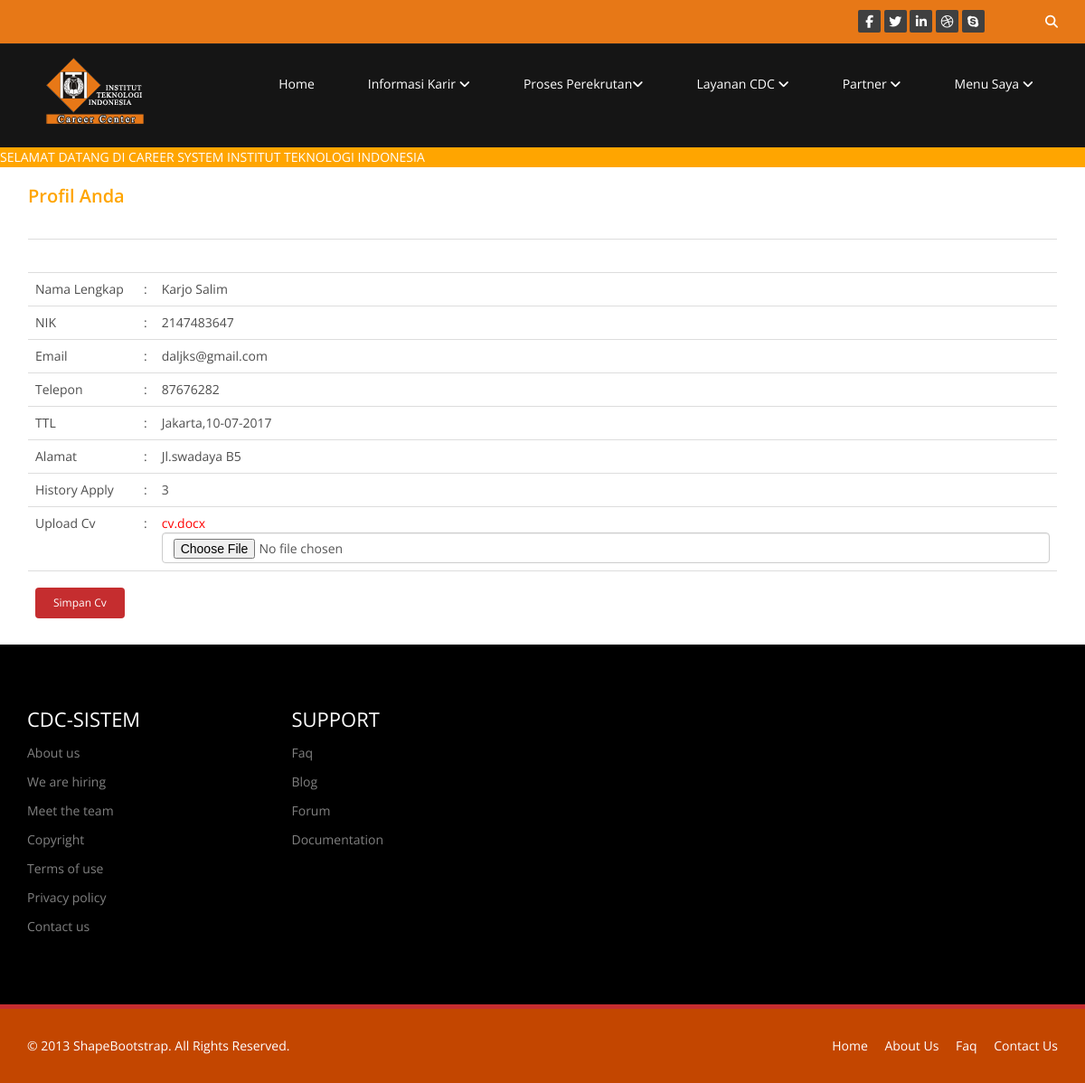
The app's page /profilku.php (signed in) with its own data.
### tables this page shows
CREATE TABLE IF NOT EXISTS `user` (
  `id_user` int(10) NOT NULL AUTO_INCREMENT,
  `nik` int(15) NOT NULL,
  `nama` varchar(100) NOT NULL,
  `tempat_lahir` varchar(20) NOT NULL,
  `tgl_lahir` varchar(20) NOT NULL,
  `alamat` varchar(300) NOT NULL,
  `telepon` int(15) NOT NULL,
  `email` varchar(50) NOT NULL,
  `foto` varchar(50) NOT NULL,
  `level_pendidikan` varchar(20) NOT NULL,
  `pendidikan` varchar(100) NOT NULL,
  `username` varchar(50) NOT NULL,
  `password` varchar(100) NOT NULL,
  `status` varchar(50) NOT NULL,
  `kapasitas` int(2) NOT NULL,
  `jenis` varchar(50) NOT NULL,
  `deskripsi` text NOT NULL,
  `website` varchar(100) NOT NULL,
  PRIMARY KEY (`id_user`)
);

CREATE TABLE IF NOT EXISTS `tbl_cv` (
  `id_cv` int(5) NOT NULL AUTO_INCREMENT,
  `id_user` int(5) NOT NULL,
  `file` varchar(1000) NOT NULL,
  PRIMARY KEY (`id_cv`)
);

### profilku.php (the view, shortened to what this page needs)
<?php
include 'header.php';
?>
	<div class="container">
		<table width="100%" >
			<tr>
				<td ><h2><font color="orange">Profil Anda</font></h2></td>
			</tr>
			<tr><td>&nbsp;</td></tr>
			<tr>
				<td>
				<table  width="70%"  class="table table-resposive tabel-hover">
					<?php
					$sql="Select * from user where id_user='$id'";
					$res=mysql_query($sql);
					$arr=mysql_fetch_array($res);
					?>
					<tr>
						<td colspan="3">
						</td>
					</tr>
					<tr>
							<td width="120px">Nama Lengkap</td>
							<td width="1px">:</td>
							<td><?=$arr['nama']?></td>
					</tr>
					<tr>
							<td width="120px">NIK</td>
							<td width="1px">:</td>
							<td><?=$arr['nik']?></td>
					</tr>
					<tr>
							<td width="120px">Email</td>
							<td width="1px">:</td>
							<td><?=$arr['email']?></td>
					</tr>
					<tr>
							<td width="120px">Telepon</td>
							<td width="1px">:</td>
							<td><?=$arr['telepon']?></td>
					</tr>
					<tr>
							<td width="120px">TTL</td>
							<td width="1px">:</td>
							<td><?=$arr['tempat_lahir'].",".$arr['tgl_lahir']?></td>
					</tr>
					<tr>
							<td width="120px">Alamat</td>
							<td width="1px">:</td>
							<td><?=$arr['alamat']?></td>
					</tr>
					<tr>
							<td width="120px">History Apply</td>
							<td width="1px">:</td>
							<td><?php
							$sql1="SELECT count(*) as banyak from tbl_lamar where id_user='$_SESSION[id]'";
							$res1=mysql_query($sql1);
							$arr1=mysql_fetch_array($res1);
							echo $arr1['banyak'];
							?></td>
					</tr>
					<tr>
							<td width="120px">Upload Cv</td>
							<td width="1px">:</td>
					<form method="post" enctype="multipart/form-data" action="modul/simpan.php?mode=simpan_cv">
					<?php
							$sql2="SELECT *  from tbl_cv where id_user='$_SESSION[id]'";
							$res2=mysql_query($sql2);
							$arr2=mysql_fetch_array($res2);
					?>
							<td><?php if(mysql_num_rows($res2)>0){echo "<a href='data/$arr2[file]'>$arr2[file]</a>"."<br>";} ?><input type="file" class="form-control" value="AAA" name="file"></td>
					</tr>
					<tr>
					<td colspan="4"><input class="btn btn-primary btn-sm" type="submit" name="save" value="Simpan Cv"></td>
					</tr>
				</table>
			</tr>
		</table>
	</div>
<?php
include 'footer.php';
?>

### css/main.css (style rules this page uses)
body { background: #fff; font-family: 'Open Sans', sans-serif; color:#4e4e4e; line-height: 22px; }
h1, h2, h3, h4, h5, h6 { font-weight: 600; font-family: 'Open Sans', sans-serif; color:#4e4e4e; }
h2 { font-size: 20px; }
a { color: #c52d2f; -webkit-transition: color 300ms, background-color 300ms; -moz-transition: color 300ms, background-color 300ms; -o-transition: color 300ms, background-color 300ms; transition: color 300ms, background-color 300ms; }
.btn-primary { padding: 8px 20px; background: #c52d2f; color: #fff; border-radius: 4px; border:none; margin-top: 10px; }
.recent-work-wrap .overlay .preview:hover,a { color:red; text-shadow: 200px; }

### records on screen
user: nama "Karjo Salim", nik "2147483647", email "daljks@gmail.com", telepon "87676282", tempat_lahir "Jakarta", tgl_lahir "10-07-2017", alamat "Jl.swadaya B5"
tbl_cv: file "cv.docx"

### other values on screen
$arr1['banyak'] "3"
